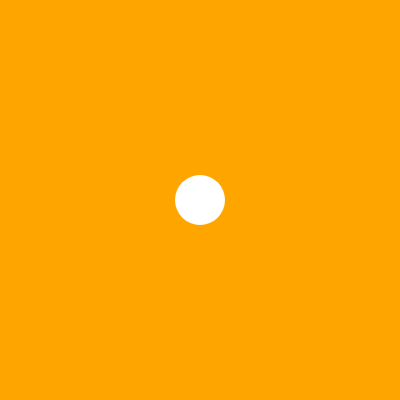
Frame 1 (no input)
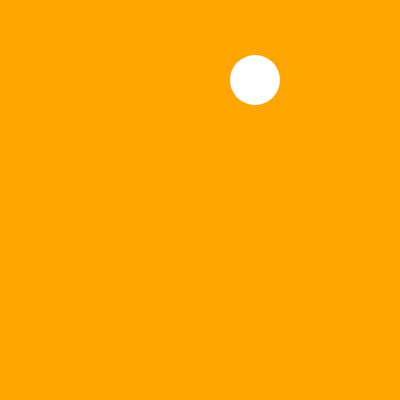
Frame 60 (no input)
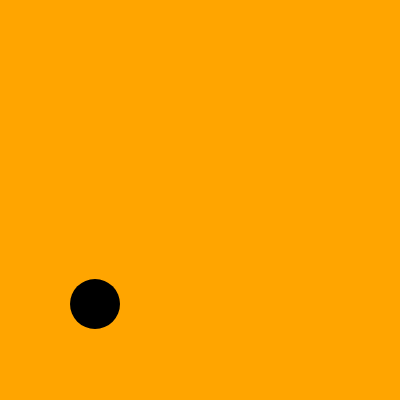
Frame 120 (the mouse pressed at the canvas centre since frame 60)

The p5.js sketch that drew these frames (run headless with seeded random() and noise() and a simulated clock; from frame 60 on, the mouse is pressed at the canvas centre):

// p5.js sketch
// ── sketch.js
let x = 200;
let y = 200;
let speedX = 5;
let speedY = 8;
let color = 255;

function setup() {
  createCanvas(400, 400);
}

function draw() {
  background("orange");

  noStroke();
  fill(color);
  circle(x, y, 50);
  x += speedX;
  y += speedY;

  if (x >= 375 || x <= 25) {
    speedX = -speedX;
  }
  if (y >= 375 || y <= 25) {
    speedY = -speedY;
  }

  if (x >= 375 || x <= 25 || y >= 375 || y <= 25) {
    color = color * -1;
  }
}
